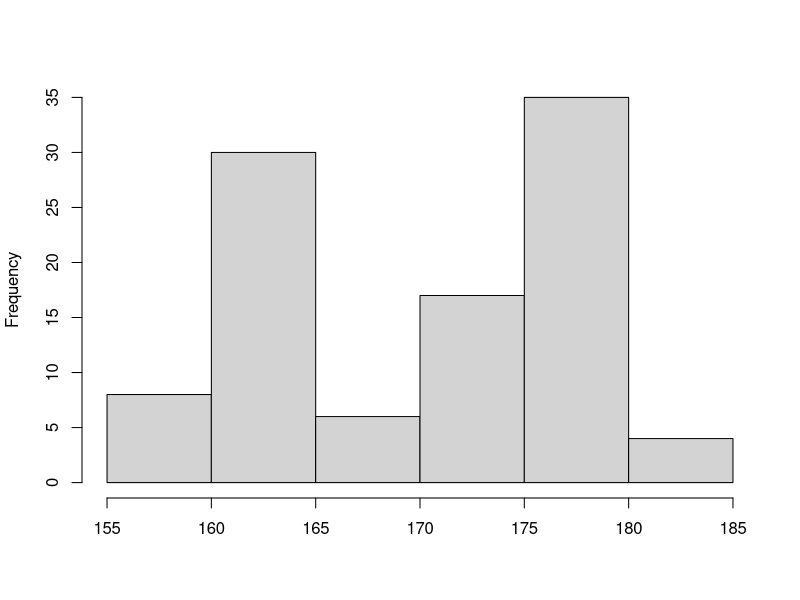

R code for this plot:
M   <- 100
# M   <- 1000
out <- rep(NA, M)
for (m in 1:M){
  lab = sample(c("Female", "Male"), size = 1, prob = c(.4,.6))
  if (lab == "Female") 
    out[m] <- rnorm(n = 1, mean = 162, sd = sqrt(5))
  else 
    out[m] <- rnorm(n = 1, mean = 176, sd = sqrt(8))
}
hist(out, main = "", xlab = "")

# Handmade EM4MoG ---------------------------------------------------------

vnorm <- function(p, mu, sigma, y) p * dnorm(y, mu, sigma)
vect_wnorm <- Vectorize(vnorm, c("p", "mu", "sigma"))

handmade.em <- function(y, p, mu, sigma, n_iter, plot_flag = T)
{
  # vectorized likelihood
  like     <- vect_wnorm(y, p, mu, sigma)
  deviance <- -2 * sum(log(like))
  
  # sampling plot colors
  color_list <- grDevices::colors()[grep('gr(a|e)y', grDevices::colors(), invert = T)]
  n    <- length(p)
  cols <- sample(color_list, n)

  # creating matrix of iteration values
  n_col    <- 2 + 3 * n
  res      <- matrix(NA, n_iter + 1, n_col)
  res[1,]  <- c(0, p, mu, sigma, deviance)
  
  for (iter in 1:n_iter) {
    # E step
    d   <- vect_wnorm(y, p, mu, sigma) # matrix of responsabilities
    den <- apply(d, 1, sum) # normalizing factor
    r   <- apply(d, 2, function(x) x / den) # normalizing each column
    
    # M step
    p[1]     <- mean(r1)
    mu[1]    <- sum(r1*y)/sum(r1)
    sigma[1] <-sqrt( sum(r1*(y^2))/sum(r1) - (mu[1])^2 )
    p[2]     <- 1 - p[1]
    mu[2]    <- sum((r2)*y)/sum((r2))
    sigma[2] <- sqrt(sum(r2*(y^2))/sum(r2) - (mu[2])^2)
    
    # -2 x log-likelihood (a.k.a. deviance)
    like     <- p[1]*dnorm(y, mu[1], sigma[1]) + p[2]*dnorm(y, mu[2], sigma[2])
    deviance <- -2*sum( log(like) )
    
    # Save
    res[iter+1,] <- c(iter, p, mu, sigma, deviance)
    
    # Plot
    if (plot_flag){
      hist(y, prob = T, breaks = 30, col = gray(.8), border = NA, 
           main = "", xlab = paste("EM Iteration: ", iter, "/", n_iter, sep = ""))
      set.seed(123)
      points(jitter(y), rep(0,length(y)), 
             pch = 19, cex = .6, 
             col = cols[ (dnorm(y,mu[1],sigma[1]) > dnorm(y,mu[2],sigma[2])) + 1])
      curve(p[1]*dnorm(x,mu[1],sigma[1]) + p[2]*dnorm(x,mu[2],sigma[2]),
            lwd = 4, col = rgb(0,0,0,.5), add = TRUE)
      Sys.sleep(1.5)
    }
  }
  res <- data.frame(res)
  names(res) <- c("iteration","p1","p2","mu1","mu2","sigma1","sigma2","deviance")
  out <- list(parameters = c(p = p, mu = mu, sigma = sigma), deviance = deviance, res = res)
  return(out)
}